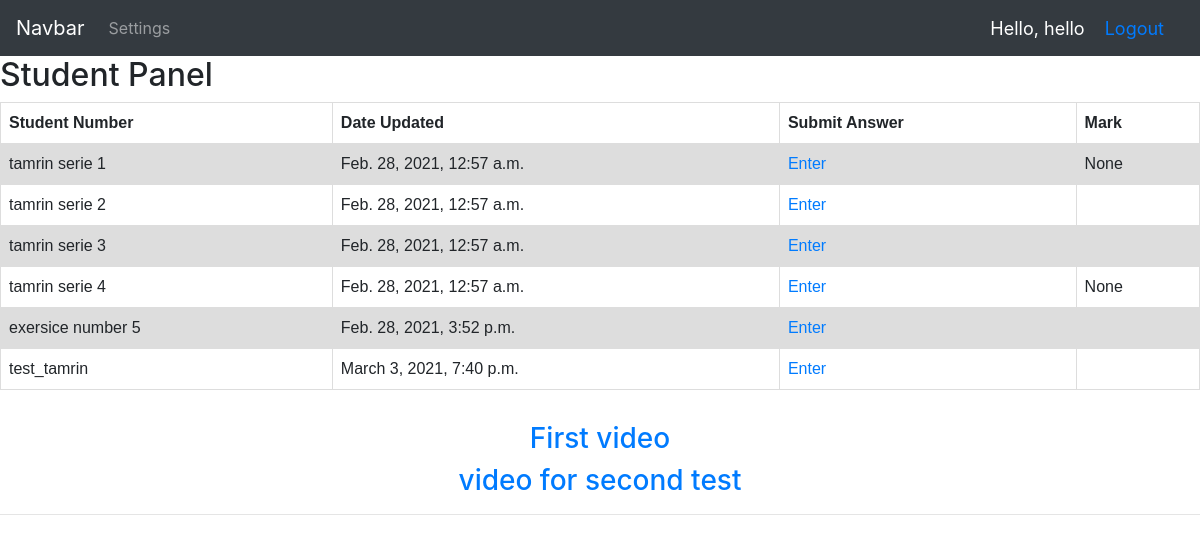
The app's page /student_panel (signed in), older data.
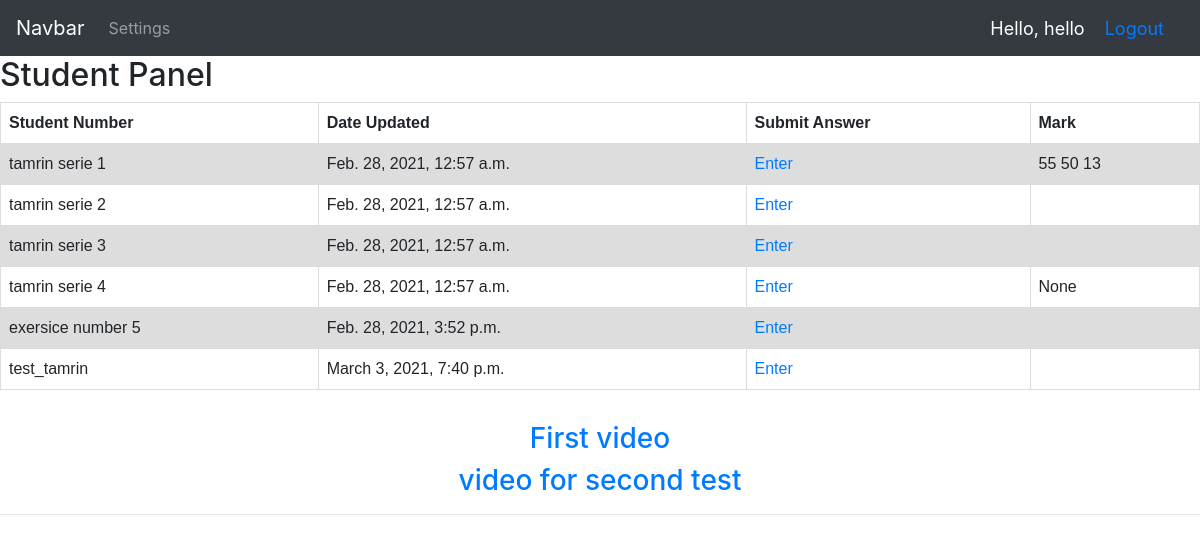
The same page, newer data.
### accounts/models.py (models this page shows, shortened)
class Exercise(models.Model):
    name = models.CharField(max_length=200, null=True)
    description = models.CharField(max_length=400, null=True)
    date_created = models.DateTimeField(auto_now_add=True, null=True)
    def __str__(self):
        return self.name

class Solution(models.Model):
    student = models.ForeignKey(Student, null=True, on_delete=models.SET_NULL)
    exercise = models.ForeignKey(Exercise, null=True, on_delete=models.SET_NULL)
    file = models.FileField(default='No Upload', upload_to='accounts/media/', null=True)
    mark = models.IntegerField(null=True)
    date_created = models.DateTimeField(auto_now_add=True, null=True)

class Submission(models.Model):
    caption = models.CharField(max_length=100)
    video = models.FileField(upload_to='accounts/media/')

### accounts/views.py (the view)
# urls.py: path('student_panel', StudentPanel.as_view(), name='student_panel'),
class StudentPanel(View):
    exercises = Exercise.objects.all()
    videos = Submission.objects.all()
    @method_decorator(allowed_users(allowed_roles=['student']))
    @method_decorator(login_required)
    def get(self, request, *args, **kwargs):
        solutions = request.user.student.solution_set.all()
        context = {'exercises': self.exercises, 'videos': self.videos, 'solutions': solutions}
        return render(request, 'accounts/studentpanel.html', context)

### accounts/templates/accounts/studentpanel.html (shortened to what this page needs)
{% extends 'accounts/main.html'%}
{% block content %}
<h2>Student Panel</h2>
<table>
  <tr>
    <th>Student Number</th>
    <th>Date Updated</th>
    <th>Submit Answer</th>
    <th>Mark</th>
  </tr>
  {% for exercise in exercises %}
  <tr>
    <td>{{exercise}}</td>
    <td>{{exercise.date_created}}</td>
    <td><a href="{% url 'submit_answer' exercise.id %}">Enter</a></td>
<td>
    {% for solution in solutions %}
    {% if solution.exercise == exercise %}
    {{solution.mark}}
    {% endif %}
    {% endfor %}
    </td>
  </tr>
  {% endfor %}
</table>
<br>
<div class="container">
  {% for x in videos %}
  <h3 class="text-center mt-2 mb-2"><a href="{% url 'video' x.id %}">{{x.caption}}</a></h3>
  {% endfor %}
</div>
{% endblock content %}

Row changes from the older to the newer data that the page shows:
changed Solution (number 1 of 4 on the later page): mark "None" → "55"
added Solution: mark "50", shown under Exercise "tamrin serie 1"
added Solution: mark "13", shown under Exercise "tamrin serie 1"
